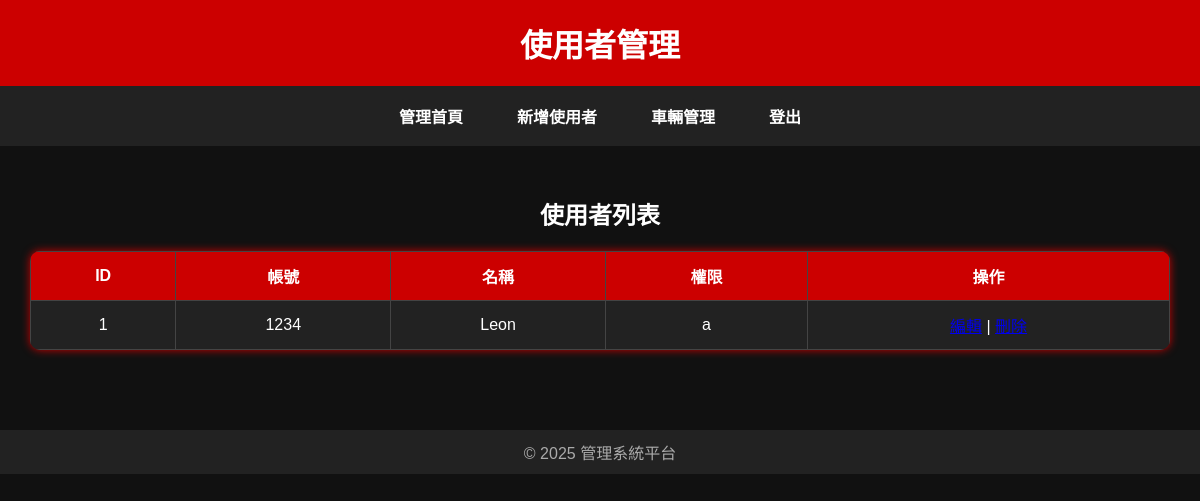
/userlist.php, run on an earlier commit of the app's database.
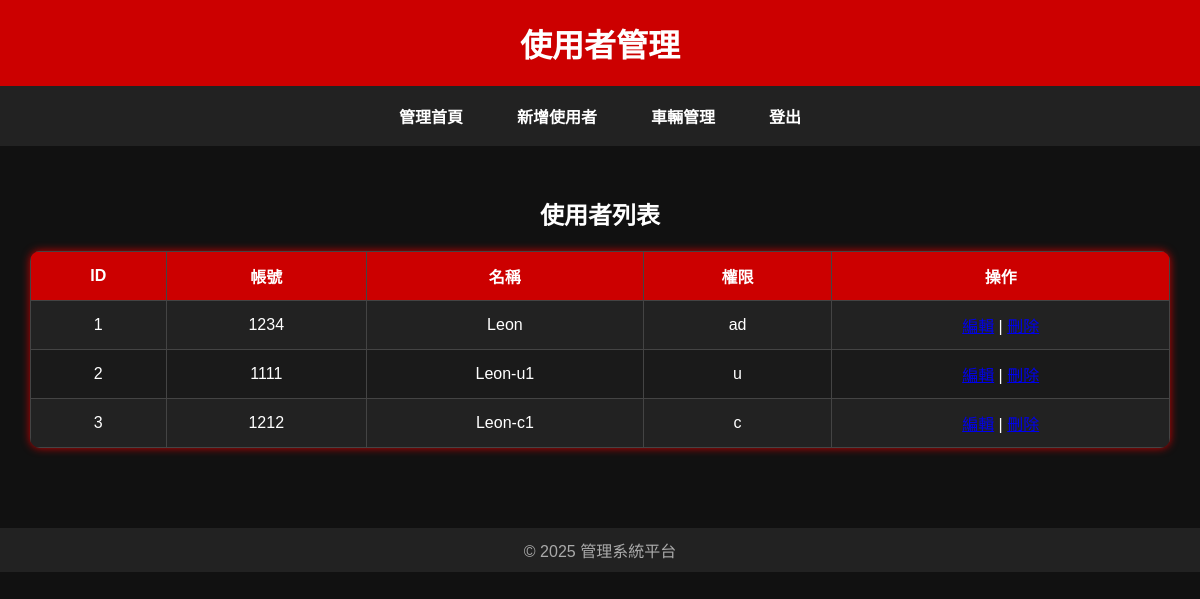
And on a later commit of the database.
### tables this page shows
CREATE TABLE `user` (
  `id` int(11) NOT NULL,
  `account` varchar(20) NOT NULL,
  `password` varchar(20) NOT NULL,
  `name` varchar(20) NOT NULL,
  `type` varchar(2) NOT NULL
);

### userlist.php (the view, shortened to what this page needs)
<?php
include("db.php");
$sql = "SELECT * FROM user";
$result = $conn->query($sql);
?>
<!DOCTYPE html>
<html lang="zh-Hant">
<head>
  <link rel="stylesheet" href="admin.css">
</head>
<body>
<header>
  <h1>使用者管理</h1>
</header>
<nav>
  <a href="index-a.php">管理首頁</a>
  <a href="adduser.php">新增使用者</a>
  <a href="carlist.php">車輛管理</a>
  <a href="logout.php">登出</a>
</nav>
<main>
  <div class="card">
    <h2>使用者列表</h2>
    <table class="car-table">
      <thead>
        <tr>
          <th>ID</th>
          <th>帳號</th>
          <th>名稱</th>
          <th>權限</th>
          <th>操作</th>
        </tr>
      </thead>
      <tbody>
        <?php if ($result && $result->num_rows > 0): ?>
          <?php while($row = $result->fetch_assoc()): ?>
            <tr>
              <td><?= $row['id'] ?></td>
              <td><?= htmlspecialchars($row['account']) ?></td>
              <td><?= htmlspecialchars($row['name']) ?></td>
              <td><?= htmlspecialchars($row['type']) ?></td>
              <td>
                <a href="edituser.php?id=<?= $row['id'] ?>">編輯</a> |
                <a href="deleteuser.php?id=<?= $row['id'] ?>" onclick="return confirm('確定刪除使用者？');">刪除</a>
              </td>
            </tr>
          <?php endwhile; ?>
        <?php else: ?>
          <tr><td colspan="5">無使用者資料</td></tr>
        <?php endif; ?>
      </tbody>
    </table>
  </div>
</main>
<footer>&copy; 2025 管理系統平台</footer>
</body>
</html>

### admin.css (style rules this page uses)
body { margin: 0; font-family: Arial, sans-serif; background-color: #111; color: #fff; }
header { background-color: #c00; padding: 20px; text-align: center; }
header h1 { margin: 0; color: #fff; }
nav { background-color: #222; padding: 12px 0; display: flex; justify-content: center; gap: 30px; }
nav a { color: #fff; text-decoration: none; font-weight: bold; padding: 6px 12px; }
main { padding: 30px; text-align: center; }
footer { background-color: #222; color: #aaa; text-align: center; padding: 10px; margin-top: 50px; }
table { width: 100%; border-collapse: collapse; margin-top: 20px; background-color: #222; color: white; }
table th, table td { border: 1px solid #444; padding: 12px; text-align: center; }
table th { background-color: #c00; color: white; }
table tr:nth-child(even) { background-color: #333; }
.car-table { width: 100%; border-collapse: collapse; margin-top: 20px; background-color: #222; color: white; border-radius: 10px; overflow: hidden; box-shadow: 0 0 8px #c00; }
.car-table th, .car-table td { border: 1px solid #444; padding: 12px; text-align: center; }
.car-table th { background-color: #c00; color: white; }
.car-table tr:nth-child(even) { background-color: #1a1a1a; }

What changed in the data, as far as the page shows it:
changed user "Leon": type "a" → "ad"
added user: id "2", account "1111", name "Leon-u1", type "u"
added user: id "3", account "1212", name "Leon-c1", type "c"
